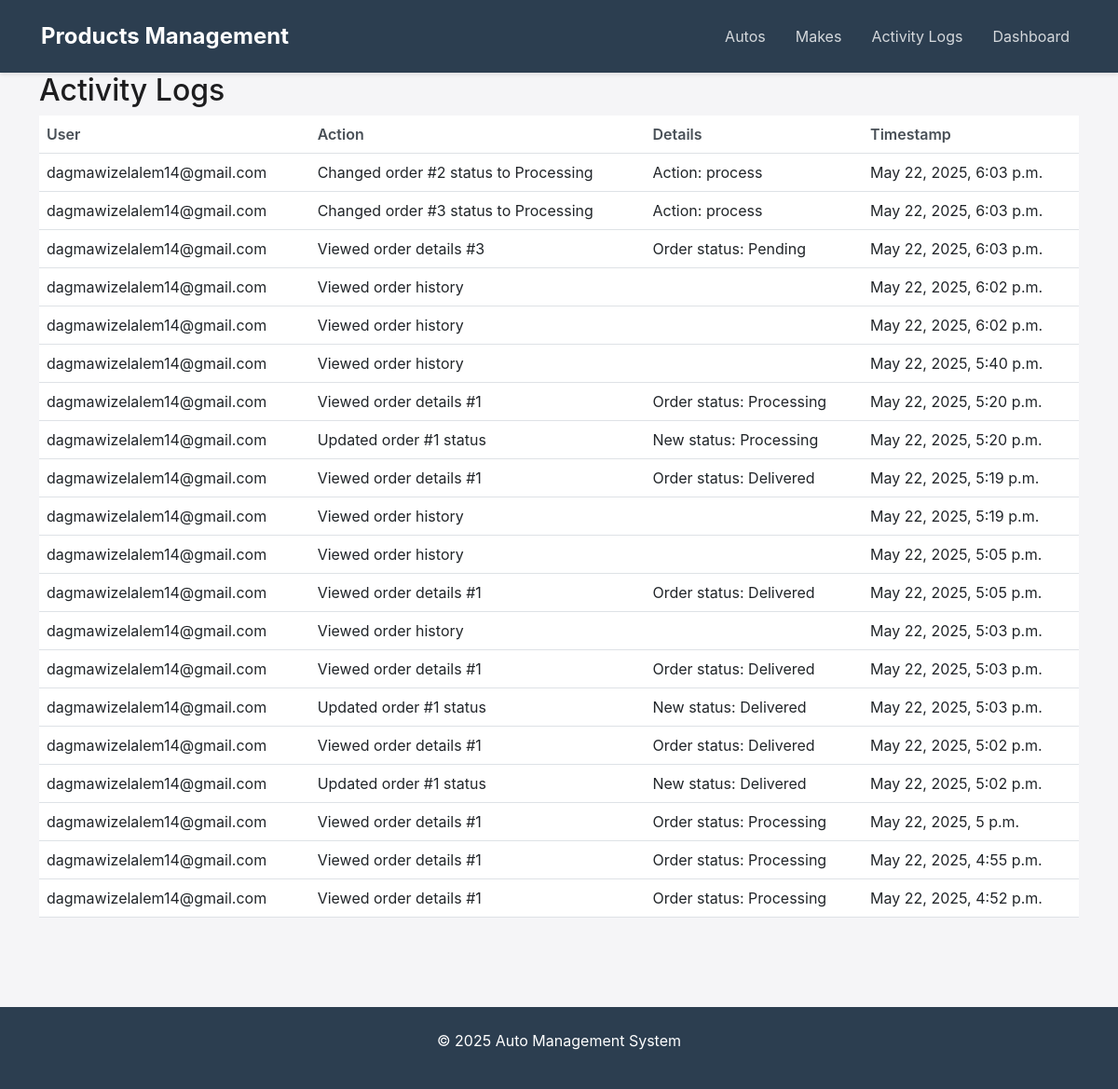
Page /users/activity-logs/ (signed in) on the committed database.
### users/models.py (models this page shows, shortened)
class ActivityLog(models.Model):
    user = models.ForeignKey(CustomUser, on_delete=models.SET_NULL, null=True)
    action = models.CharField(max_length=255)
    timestamp = models.DateTimeField(auto_now_add=True)
    details = models.TextField(blank=True)
    class Meta:
        ordering = ['-timestamp']
        verbose_name = 'Activity Log'
        verbose_name_plural = 'Activity Logs'

class CustomUser(AbstractUser):
    email = models.EmailField(_('email address'), unique=True)
    phone = models.CharField(
        _('phone number'),
        max_length=15,
        blank=True,
        null=True,
        help_text=_('Format: +1234567890')
    )
    address = models.TextField(
        _('address'),
        blank=True,
        null=True,
        help_text=_('Your shipping address')
    )
    class Role(models.TextChoices):
        CUSTOMER = 'CUSTOMER', _('Customer')
        ADMIN = 'ADMIN', _('Admin')
        STAFF = 'STAFF', _('Staff')
    role = models.CharField(
        _('role'),
        max_length=20,
        choices=Role.choices,
        default=Role.CUSTOMER  # Default to customer
    )
    email_verified = models.BooleanField(default=False)
    phone_verified = models.BooleanField(default=False)
    date_joined = models.DateTimeField(auto_now_add=True)
    date_of_birth = models.DateField(
        _('date of birth'),
        blank=True,
        null=True,
        help_text=_('Format: YYYY-MM-DD')
    )
    USERNAME_FIELD = 'email'
    REQUIRED_FIELDS = ['username']
    class Meta:
        verbose_name = _('User')
        verbose_name_plural = _('Users')

### users/views.py (the view)
# urls.py: path('activity-logs/', ActivityLogView.as_view(), name='activity_logs'),
class ActivityLogView(StaffRequiredMixin, ListView):
    model = ActivityLog
    template_name = 'users/activity_log.html'
    context_object_name = 'logs'
    paginate_by = 20
    def get_queryset(self):
        return ActivityLog.objects.all().order_by('-timestamp')

### cart/context_processors.py (called while the page is built)
def cart(request):
    return {
        'cart_count': len(get_cart(request))
    }

### cart/utils.py (called while the page is built)
def get_cart(request):
    return Cart(request)

    def __len__(self):
        if not isinstance(self.cart, dict):  # Handle case where cart isn't a dict
            return 0
        return sum(item['quantity'] for item in self.cart.values())

### users/views.py (called while the page is built)
    def dispatch(self, request, *args, **kwargs):
        if not request.user.is_authenticated:
            return self.handle_no_permission()
        if request.user.role not in [CustomUser.Role.ADMIN, CustomUser.Role.STAFF]:
            messages.error(
                request, "You don't have permission to access this page.")
            return redirect('profiles:customer_profile')
        return super().dispatch(request, *args, **kwargs)

### users/templates/users/activity_log.html
{% extends "base.html" %}
{% block content %}
<div class="container">
    <h2>Activity Logs</h2>
    <table class="table">
        <thead>
            <tr>
                <th>User</th>
                <th>Action</th>
                <th>Details</th>
                <th>Timestamp</th>
            </tr>
        </thead>
        <tbody>
            {% for log in logs %}
            <tr>
                <td>{% if log.user %}{{ log.user.email }}{% else %}System{% endif %}</td>
                <td>{{ log.action }}</td>
                <td>{{ log.details }}</td>
                <td>{{ log.timestamp }}</td>
            </tr>
            {% endfor %}
        </tbody>
    </table>
</div>
{% endblock %}

### static/css/base.css (style rules this page uses)
body { background-color: #f8f9fa; }
.table { margin-bottom: 0; }
.table th { border-top: none; font-weight: 600; color: #495057; }

### templates/base.html (style rules this page uses)
body { background-color: #f5f5f7; color: #1d1d1f; font-family: -apple-system, BlinkMacSystemFont, "Segoe UI", Roboto, Helvetica, Arial, sans-serif; margin: 0; padding: 0; min-height: 100vh; }

### rows in the picture
ActivityLog: user.email "dagmawizelalem14@gmail.com", action "Changed order #2 status to Processing", details "Action: process", timestamp "May 22, 2025, 6:03 p.m."
ActivityLog: user.email "dagmawizelalem14@gmail.com", action "Changed order #3 status to Processing", details "Action: process", timestamp "May 22, 2025, 6:03 p.m."
ActivityLog: user.email "dagmawizelalem14@gmail.com", action "Viewed order details #3", details "Order status: Pending", timestamp "May 22, 2025, 6:03 p.m."
ActivityLog: user.email "dagmawizelalem14@gmail.com", action "Viewed order history", timestamp "May 22, 2025, 6:02 p.m."
ActivityLog: user.email "dagmawizelalem14@gmail.com", action "Viewed order history", timestamp "May 22, 2025, 6:02 p.m."
ActivityLog: user.email "dagmawizelalem14@gmail.com", action "Viewed order history", timestamp "May 22, 2025, 5:40 p.m."
ActivityLog: user.email "dagmawizelalem14@gmail.com", action "Viewed order details #1", details "Order status: Processing", timestamp "May 22, 2025, 5:20 p.m."
ActivityLog: user.email "dagmawizelalem14@gmail.com", action "Updated order #1 status", details "New status: Processing", timestamp "May 22, 2025, 5:20 p.m."
ActivityLog: user.email "dagmawizelalem14@gmail.com", action "Viewed order details #1", details "Order status: Delivered", timestamp "May 22, 2025, 5:19 p.m."
ActivityLog: user.email "dagmawizelalem14@gmail.com", action "Viewed order history", timestamp "May 22, 2025, 5:19 p.m."
ActivityLog: user.email "dagmawizelalem14@gmail.com", action "Viewed order history", timestamp "May 22, 2025, 5:05 p.m."
ActivityLog: user.email "dagmawizelalem14@gmail.com", action "Viewed order details #1", details "Order status: Delivered", timestamp "May 22, 2025, 5:05 p.m."
ActivityLog: user.email "dagmawizelalem14@gmail.com", action "Viewed order history", timestamp "May 22, 2025, 5:03 p.m."
ActivityLog: user.email "dagmawizelalem14@gmail.com", action "Viewed order details #1", details "Order status: Delivered", timestamp "May 22, 2025, 5:03 p.m."
ActivityLog: user.email "dagmawizelalem14@gmail.com", action "Updated order #1 status", details "New status: Delivered", timestamp "May 22, 2025, 5:03 p.m."
ActivityLog: user.email "dagmawizelalem14@gmail.com", action "Viewed order details #1", details "Order status: Delivered", timestamp "May 22, 2025, 5:02 p.m."
ActivityLog: user.email "dagmawizelalem14@gmail.com", action "Updated order #1 status", details "New status: Delivered", timestamp "May 22, 2025, 5:02 p.m."
ActivityLog: user.email "dagmawizelalem14@gmail.com", action "Viewed order details #1", details "Order status: Processing", timestamp "May 22, 2025, 5 p.m."
ActivityLog: user.email "dagmawizelalem14@gmail.com", action "Viewed order details #1", details "Order status: Processing", timestamp "May 22, 2025, 4:55 p.m."
ActivityLog: user.email "dagmawizelalem14@gmail.com", action "Viewed order details #1", details "Order status: Processing", timestamp "May 22, 2025, 4:52 p.m."
